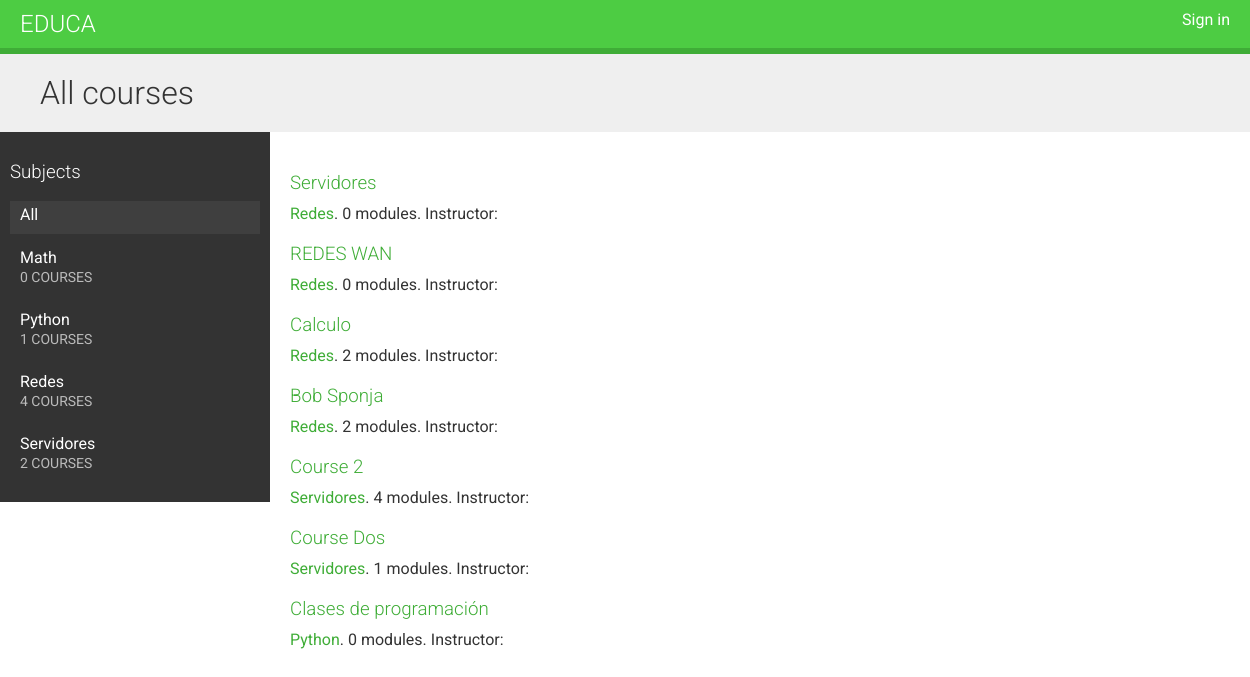
The page / on the database its author committed.
### courses/models.py (models this page shows, shortened)
class Subject(models.Model):
	title = models.CharField(max_length=200)
	slug = models.SlugField(max_length=200, unique=True)
	class Meta:
		ordering = ('title',)
	def __str__(self):
		return self.title

class Course(models.Model):
	owner = models.ForeignKey(User, related_name='courses_created', on_delete=models.PROTECT)
	subject = models.ForeignKey(Subject, related_name='courses', on_delete=models.PROTECT)
	title= models.CharField(max_length=200)
	slug = models.SlugField(max_length=200, unique=True)
	overview = models.TextField()
	created = models.DateTimeField(auto_now_add=True)
	students = models.ManyToManyField(User, related_name='courses_joined', blank=True)
	class Meta:
		ordering = ('-created',)

### courses/views.py (the view)
# urls.py: path('', CourseListView.as_view(), name='course_list'),
class CourseListView(TemplateResponseMixin, View):
    model = Course
    template_name = 'courses/course/list.html'
    def get (self, request, subject=None):
        subjects = Subject.objects.annotate(total_courses=Count('courses'))
        courses = Course.objects.annotate(total_modules=Count('modules'))
        if subject:
            subject = get_object_or_404(Subject, slug=subject)
        return self.render_to_response({'subjects' : subjects, 'subject':subject,'courses':courses})

### courses/templates/courses/course/list.html (shortened to what this page needs)
{% extends "base.html" %}
{% block content %}
    <h1>
        {% if subject %}
            {{ subject.title }} courses
        {% else %}
            All courses
        {% endif %}
    </h1>
    <div class="contents">
        <h3>Subjects</h3>
        <ul id="modules">
            <li {% if not subject %}class="selected"{% endif %}>
                <a href="{% url "course_list" %}">All</a>
            </li>
            {% for s in subjects %}
                <li {% if subject == s %}class="selected"{% endif %}>
                    <a href="{% url "course_list_subject" s.slug %}">
                        {{ s.title }}
                        <br><span>{{ s.total_courses }} courses</span>
                    </a>
                </li>
            {% endfor %}
        </ul>
    </div>
    <div class="module">
        {% for course in courses %}
            {% with subject=course.subject %}
                <h3><a href="{% url "course_detail" course.slug %}">
                    {{ course.title }}</a></h3>
                <p>
                    <a href="{% url "course_list_subject" subject.slug %}">
                        {{ subject }}</a>.
                    {{ course.total_modules }} modules.
                    Instructor: {{ course.owner.get_full_name }}
                </p>
            {% endwith %}
        {% endfor %}
    </div>
{% endblock %}

### courses/templates/base.html (shortened to what this page needs)
{% load staticfiles %}
<!DOCTYPE html>
<html>
<head>
    <link href="{% static "css/base.css" %}" rel="stylesheet">
</head>
<body>
<div id="header">
    <a href="/" class="logo">Educa</a>
    <ul class="menu">
        {% if request.user.is_authenticated %}
            <li><a href="{% url "logout" %}">Sign out</a></li>
        {% else %}
            <li><a href="{% url "login" %}">Sign in</a></li>
        {% endif %}
    </ul>
</div>
<div id="content">
    {% block content %}
    {% endblock %}
</div>
</body>
</html>

### courses/static/css/base.css (style rules this page uses)
body { margin:0; font-family:'Roboto', sans-serif; font-weight:400; color:#333; }
a { color:#3fad37; text-decoration:none; }
h1, h2, h3, h4, h5, h6 { font-family:'Roboto', sans-serif; font-weight:300; }
h1 { background:#efefef; width:100%; overflow:auto; padding:20px 0 20px 40px; margin:0; }
.module { overflow:auto; }
.module h3 { margin:30px 0 0; padding:0; width:100%; }
.module p { margin:10px 0 20px; width:100%; float:left; }
#header { background:#4dcc43; overflow:auto; padding:10px 20px; border-bottom:6px solid #3fad37; }
#header .logo { text-decoration:none; font-family:'Roboto', sans-serif; font-weight:300; text-transform:uppercase; font-size:24px; color:#fff; float:left; }
#header a { color:#fff; }
#header .menu { list-style:none; float:right; margin:0; padding:0; }
.contents { width:20%; padding:10px; float:left; background:#333; color: #fff; font-family:'Roboto', sans-serif; }
.contents ul { list-style:none; margin:0; padding:0; }
.contents ul li { margin:0 0 10px 0; padding:4px 10px 10px; overflow:auto; }
.contents ul li.selected { background:#3f3f3f; }
.contents ul span { text-transform:uppercase; color:#bbb; font-size:14px; }
.contents ul a { display:block; color:#fff; text-decoration:none; }
.module { padding:10px 20px; float:left; }

### rows shown on the page
Subject: title "Math", total_courses "0"
Subject: title "Python", total_courses "1"
Subject: title "Redes", total_courses "4"
Subject: title "Servidores", total_courses "2"
Course: title "Servidores", subject "Redes", total_modules "0"
Course: title "REDES WAN", subject "Redes", total_modules "0"
Course: title "Calculo", subject "Redes", total_modules "2"
Course: title "Bob Sponja", subject "Redes", total_modules "2"
Course: title "Course 2", subject "Servidores", total_modules "4"
Course: title "Course Dos", subject "Servidores", total_modules "1"
Course: title "Clases de programación", subject "Python", total_modules "0"
